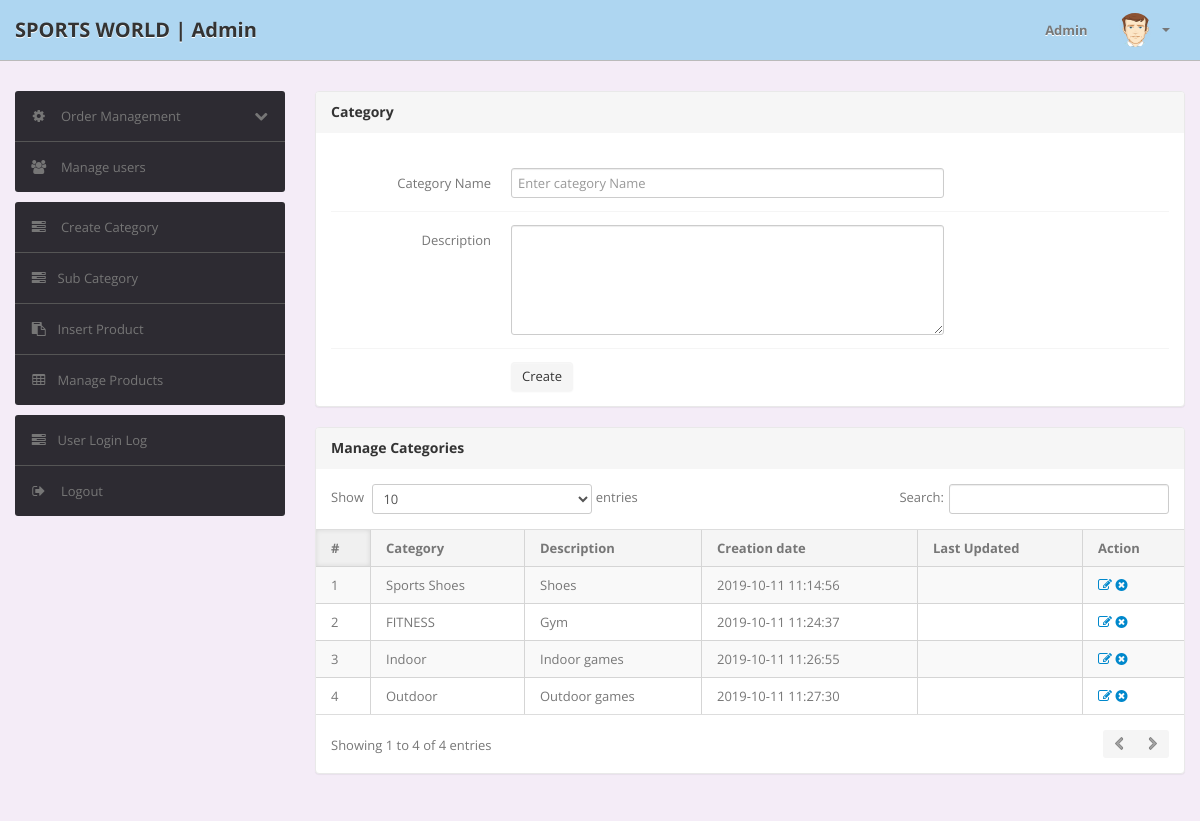
Before: /shopping/admin/category.php (signed in) with the older database file.
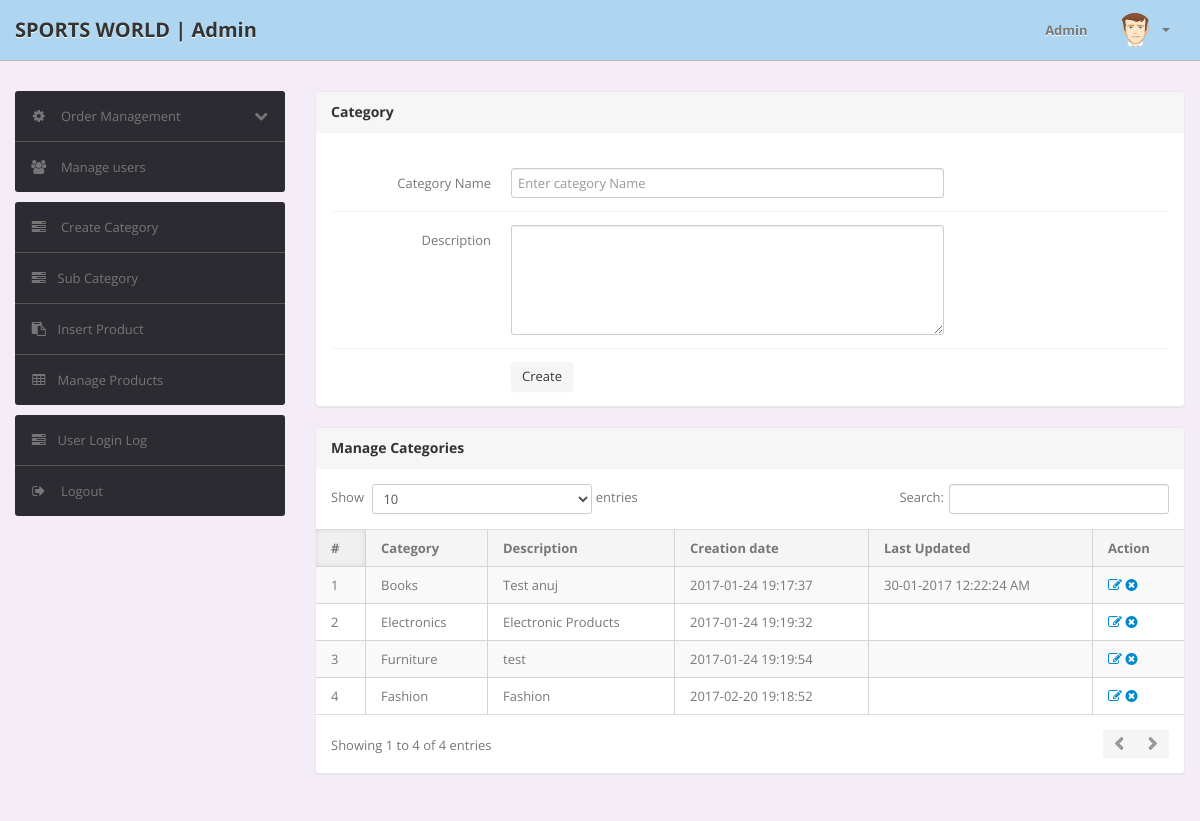
After: the same page with the newer database file.
### tables this page shows
CREATE TABLE `category` (
  `id` int(11) NOT NULL,
  `categoryName` varchar(255) DEFAULT NULL,
  `categoryDescription` longtext,
  `creationDate` timestamp NOT NULL DEFAULT CURRENT_TIMESTAMP,
  `updationDate` varchar(255) DEFAULT NULL
);

### shopping/admin/category.php (the view, shortened to what this page needs)
<?php
include('include/config.php');
if(strlen($_SESSION['alogin'])==0)
	{
header('location:index.php');
}
else{
?>
<!DOCTYPE html>
<html lang="en">
<head>
	<link type="text/css" href="bootstrap/css/bootstrap.min.css" rel="stylesheet">
	<link type="text/css" href="bootstrap/css/bootstrap-responsive.min.css" rel="stylesheet">
	<link type="text/css" href="css/theme.css" rel="stylesheet">
	<link type="text/css" href="images/icons/css/font-awesome.css" rel="stylesheet">
</head>
<body style="background: #d2b4de;">
<?php include('include/header.php');?>
	<div class="wrapper" style="background:  #f4ecf7 ">
		<div class="container">
			<div class="row">
<?php include('include/sidebar.php');?>
			<div class="span9">
					<div class="content">
						<div class="module">
							<div class="module-head">
								<h3>Category</h3>
							</div>
							<div class="module-body">
									<br />
			<form class="form-horizontal row-fluid" name="Category" method="post" >
<div class="control-group">
<label class="control-label" for="basicinput">Category Name</label>
<div class="controls">
<input type="text" placeholder="Enter category Name"  name="category" class="span8 tip" required>
</div>
</div>
<div class="control-group">
		<label class="control-label" for="basicinput">Description</label>
				<div class="controls">
						<textarea class="span8" name="description" rows="5"></textarea>
				</div>
		</div>
	<div class="control-group">
		<div class="controls">
				<button type="submit" name="submit" class="btn">Create</button>
		</div>
		</div>
									</form>
							</div>
						</div>
	<div class="module">
		<div class="module-head">
						<h3>Manage Categories</h3>
						</div>
							<div class="module-body table">
								<table cellpadding="0" cellspacing="0" border="0" class="datatable-1 table table-bordered table-striped	 display" width="100%">
									<thead>
										<tr>
											<th>#</th>
											<th>Category</th>
											<th>Description</th>
											<th>Creation date</th>
											<th>Last Updated</th>
											<th>Action</th>
										</tr>
									</thead>
									<tbody>
<?php $query=mysqli_query($con,"select * from category");
$cnt=1;
while($row=mysqli_fetch_array($query))
{
?>
										<tr>
											<td><?php echo htmlentities($cnt);?></td>
											<td><?php echo htmlentities($row['categoryName']);?></td>
											<td><?php echo htmlentities($row['categoryDescription']);?></td>
											<td> <?php echo htmlentities($row['creationDate']);?></td>
											<td><?php echo htmlentities($row['updationDate']);?></td>
											<td>
											<a href="edit-category.php?id=<?php echo $row['id']?>" ><i class="icon-edit"></i></a>
											<a href="category.php?id=<?php echo $row['id']?>&del=delete" onClick="return confirm('Are you sure you want to delete?')"><i class="icon-remove-sign"></i></a></td>
										</tr>
										<?php $cnt=$cnt+1; } ?>
								</table>
							</div>
						</div>
					</div>
				</div>
			</div>
		</div>
	</div>
</body>
<?php } ?>

Changed rows visible on the page:
removed category: categoryName "Sports Shoes", categoryDescription "Shoes", creationDate "2019-10-11 11:14:56"
removed category: categoryName "FITNESS", categoryDescription "Gym", creationDate "2019-10-11 11:24:37"
removed category: categoryName "Indoor", categoryDescription "Indoor games", creationDate "2019-10-11 11:26:55"
removed category: categoryName "Outdoor", categoryDescription "Outdoor games", creationDate "2019-10-11 11:27:30"
added category: categoryName "Books", categoryDescription "Test anuj", creationDate "2017-01-24 19:17:37", updationDate "30-01-2017 12:22:24 AM"
added category: categoryName "Electronics", categoryDescription "Electronic Products", creationDate "2017-01-24 19:19:32"
added category: categoryName "Furniture", categoryDescription "test", creationDate "2017-01-24 19:19:54"
added category: categoryName "Fashion", categoryDescription "Fashion", creationDate "2017-02-20 19:18:52"
